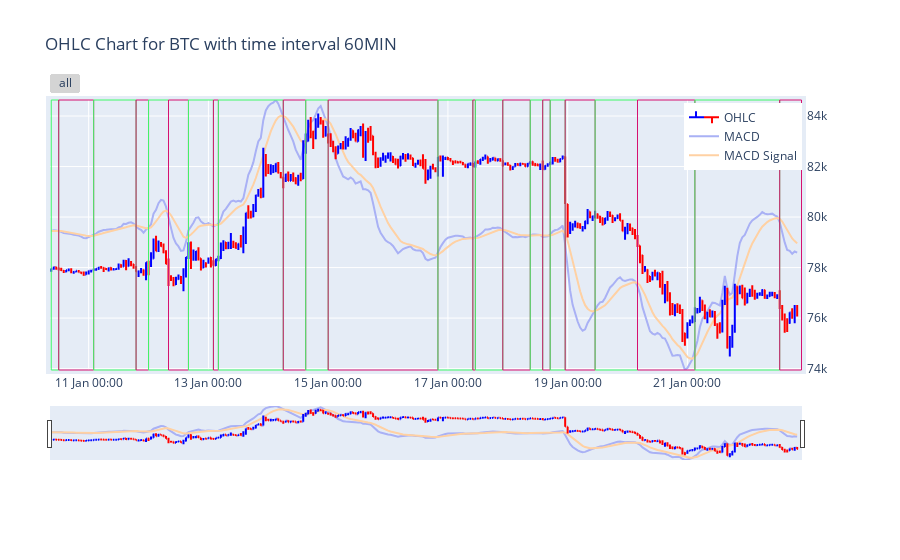
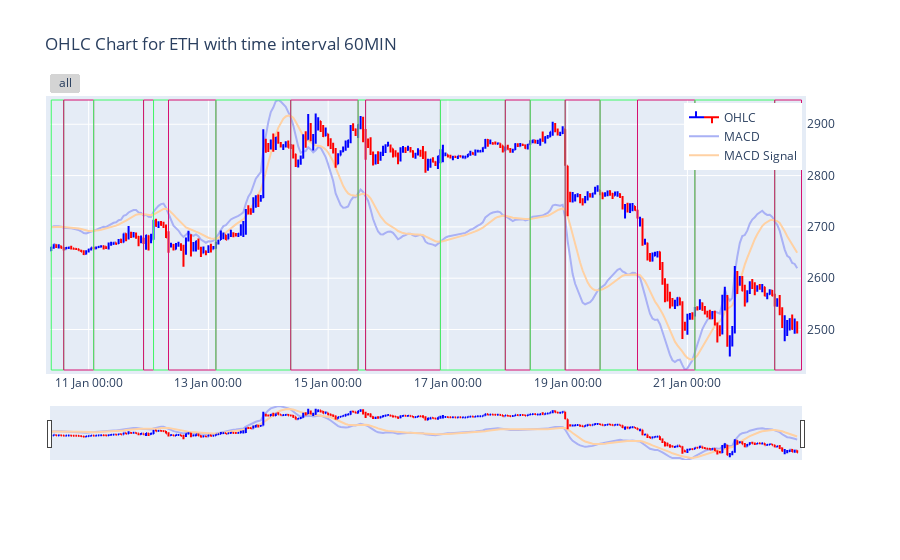
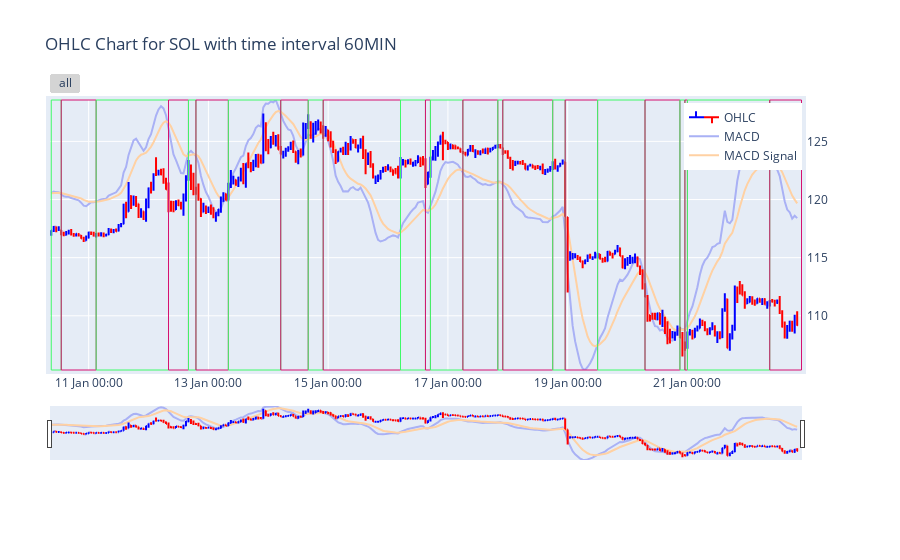
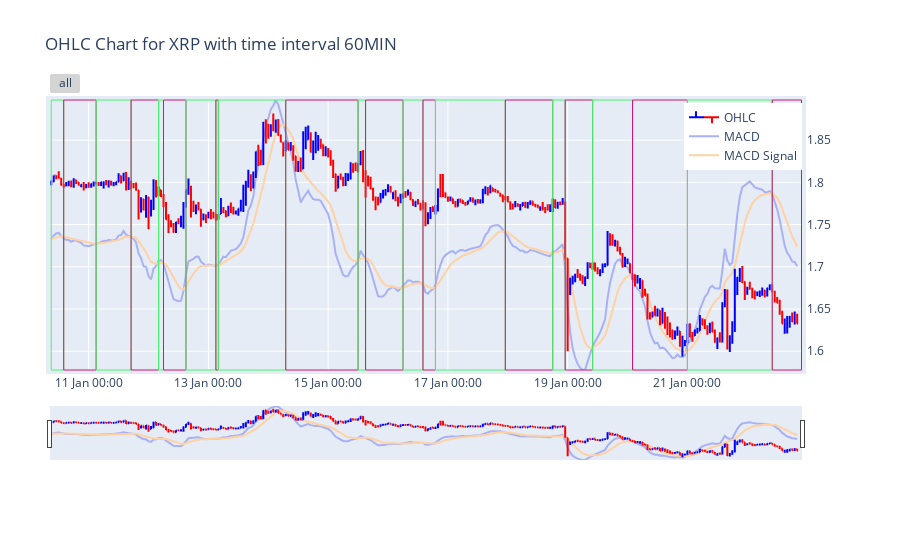

Write notebook code for charts like these, in order.
### Code cell
# CHANGE HERE: 1MIN, 15MIN, 60MIN, DAILY
granularity = '60MIN'  # Set the desired granularity for the chart (options: '1MIN', '15MIN', '60MIN', 'DAILY')

# Loop through each cryptocurrency in the MY_CRYPTO_CURRENCIES list
for currency in MY_CRYPTO_CURRENCIES:
    # Filter data for the specific currency and granularity from the df_history_enhanced DataFrame
    df_history_for_chart = df_history_enhanced.query(f'granularity == \'{granularity}\' and base_currency == \'{currency}\'').copy()
    
    # Filter data for the specific currency and granularity from the df_history_market_trend_intervals DataFrame
    df_history_market_trend_for_chart = df_history_market_trend_intervals.query(f'granularity == \'{granularity}\' and base_currency == \'{currency}\'').copy()
    
    # Get the minimum and maximum values of the MACD for the chart's y-axis range
    macd_min = df_history_for_chart['MACD'].min()
    macd_max = df_history_for_chart['MACD'].max()
    
    # Create a figure with secondary y-axis support for multiple traces
    fig = make_subplots(specs=[[{"secondary_y": True}]])
    
    # Add OHLC (Open, High, Low, Close) data to the chart, including color customization for increasing and decreasing candles
    fig.add_trace(go.Ohlc(
        x=df_history_for_chart['date'],
        open=df_history_for_chart['open'],
        high=df_history_for_chart['high'],
        low=df_history_for_chart['low'],
        close=df_history_for_chart['close'],
        increasing_line_color=CANDLE_INCREASE_COLOR,  # Set the color for increasing candles
        decreasing_line_color=CANDLE_DECREASE_COLOR,  # Set the color for decreasing candles
        name='OHLC'), secondary_y=True)
    
    # Add MACD (Moving Average Convergence Divergence) data to the chart
    fig.add_trace(go.Scatter(
        x=df_history_for_chart['date'],
        y=df_history_for_chart['MACD'],
        name='MACD',
        line=dict(color=MACD_COLOR),  # Set the color for the MACD line
        mode='lines'), secondary_y=False)
    
    # Add MACD Signal data to the chart (the signal line for MACD)
    fig.add_trace(go.Scatter(
        x=df_history_for_chart['date'],
        y=df_history_for_chart['MACD_signal'],
        name='MACD Signal',
        line=dict(color=MACD_SIGNAL_COLOR),  # Set the color for the MACD Signal line
        mode='lines'), secondary_y=False)
    
    # Loop through the market trend intervals for the current currency to add vertical rectangles indicating trend periods
    for i in range(df_history_market_trend_for_chart['base_currency'].count()):
        fig.add_vrect(
            x0=df_history_market_trend_for_chart.iloc[i]['start_date'],  # Start of the trend interval
            x1=df_history_market_trend_for_chart.iloc[i]['finish_date'],  # End of the trend interval
            col=1,
            # Optional: You can set the fill color for the rectangle, currently commented out
            line=dict(color=df_history_market_trend_for_chart.iloc[i]['color']),  # Set the line color of the rectangle (based on the trend)
            opacity=1.0,
            line_width=1
        )
    
    # Update the layout of the figure to set various chart properties
    fig.update_layout(
        title=f'OHLC Chart for {currency} with time interval {granularity}',  # Set chart title
        hovermode='x unified',  # Set hover mode to show data across the x-axis
        legend=dict(yanchor="top", y=0.99, xanchor="right", x=0.94),  # Position the legend
        template=PLOTLY_TEMPLATE,  # Set the plot template (style)
        yaxis_range=[macd_min, macd_max],  # Set the y-axis range based on the MACD data
        yaxis1_showgrid=False,  # Hide grid lines for the primary y-axis
        yaxis1_showticklabels=False,  # Hide tick labels for the primary y-axis
        yaxis1_zeroline=False,  # Hide the zero line for the primary y-axis
        margin=dict(
            l=50,  # Left margin
            r=50,  # Right margin
            b=100,  # Bottom margin
            t=100,  # Top margin
            pad=4  # Padding for the margins
        ),
        xaxis=dict(
            rangeselector=dict(
                buttons=[dict(step="all")]  # Set the range selector to show all data
            ),
            rangeslider=dict(visible=True),  # Add a range slider below the x-axis
            type="date"  # Set the x-axis to represent dates
        )
    )
    
    # Set the x-axis tick format depending on the granularity (time interval)
    if granularity == 'DAILY':
        fig.update_layout(xaxis_tickformat='%d %b (%a)')  # Format the date as day/month (week day)
    else:
        fig.update_layout(xaxis_tickformat='%d %b %H:%M')  # Format the date as day/month hour:minute
    
    # Display the figure
    fig.show()

### Figure 1 — Plotly figure (JSON) as saved in the notebook; plotly's stock layout.template omitted (floating-point values rounded to 4 significant figures; data arrays with more than 128 entries replaced by an {"elided": "..."} marker saying what was removed)
{"data": [{"close": {"elided": "300 float values"}, "decreasing": {"line": {"color": "red"}}, "high": {"elided": "300 float values"}, "increasing": {"line": {"color": "blue"}}, "low": {"elided": "300 float values"}, "name": "OHLC", "open": {"elided": "300 float values"}, "type": "ohlc", "x": {"elided": "300 str values"}, "xaxis": "x", "yaxis": "y2"}, {"line": {"color": "#A9B1F5"}, "mode": "lines", "name": "MACD", "type": "scatter", "x": {"elided": "300 str values"}, "xaxis": "x", "y": {"elided": "300 float values"}, "yaxis": "y"}, {"line": {"color": "#FFD1A3"}, "mode": "lines", "name": "MACD Signal", "type": "scatter", "x": {"elided": "300 str values"}, "xaxis": "x", "y": {"elided": "300 float values"}, "yaxis": "y"}], "layout": {"hovermode": "x unified", "legend": {"x": 0.94, "xanchor": "right", "y": 0.99, "yanchor": "top"}, "margin": {"b": 100, "l": 50, "pad": 4, "r": 50, "t": 100}, "shapes": [{"line": {"color": "#3FFA68", "width": 1}, "opacity": 1, "type": "rect", "x0": "2026-01-10T09:00:00", "x1": "2026-01-10T12:00:00", "xref": "x", "y0": 0, "y1": 1, "yref": "y domain"}, {"line": {"color": "#D61170", "width": 1}, "opacity": 1, "type": "rect", "x0": "2026-01-10T12:00:00", "x1": "2026-01-11T02:00:00", "xref": "x", "y0": 0, "y1": 1, "yref": "y domain"}, {"line": {"color": "#3FFA68", "width": 1}, "opacity": 1, "type": "rect", "x0": "2026-01-11T02:00:00", "x1": "2026-01-11T19:00:00", "xref": "x", "y0": 0, "y1": 1, "yref": "y domain"}, {"line": {"color": "#D61170", "width": 1}, "opacity": 1, "type": "rect", "x0": "2026-01-11T19:00:00", "x1": "2026-01-12T00:00:00", "xref": "x", "y0": 0, "y1": 1, "yref": "y domain"}, {"line": {"color": "#3FFA68", "width": 1}, "opacity": 1, "type": "rect", "x0": "2026-01-12T00:00:00", "x1": "2026-01-12T08:00:00", "xref": "x", "y0": 0, "y1": 1, "yref": "y domain"}, {"line": {"color": "#D61170", "width": 1}, "opacity": 1, "type": "rect", "x0": "2026-01-12T08:00:00", "x1": "2026-01-12T16:00:00", "xref": "x", "y0": 0, "y1": 1, "yref": "y domain"}, {"line": {"color": "#3FFA68", "width": 1}, "opacity": 1, "type": "rect", "x0": "2026-01-12T16:00:00", "x1": "2026-01-13T02:00:00", "xref": "x", "y0": 0, "y1": 1, "yref": "y domain"}, {"line": {"color": "#D61170", "width": 1}, "opacity": 1, "type": "rect", "x0": "2026-01-13T02:00:00", "x1": "2026-01-13T04:00:00", "xref": "x", "y0": 0, "y1": 1, "yref": "y domain"}, {"line": {"color": "#3FFA68", "width": 1}, "opacity": 1, "type": "rect", "x0": "2026-01-13T04:00:00", "x1": "2026-01-14T06:00:00", "xref": "x", "y0": 0, "y1": 1, "yref": "y domain"}, {"line": {"color": "#D61170", "width": 1}, "opacity": 1, "type": "rect", "x0": "2026-01-14T06:00:00", "x1": "2026-01-14T15:00:00", "xref": "x", "y0": 0, "y1": 1, "yref": "y domain"}, {"line": {"color": "#3FFA68", "width": 1}, "opacity": 1, "type": "rect", "x0": "2026-01-14T15:00:00", "x1": "2026-01-15T00:00:00", "xref": "x", "y0": 0, "y1": 1, "yref": "y domain"}, {"line": {"color": "#D61170", "width": 1}, "opacity": 1, "type": "rect", "x0": "2026-01-15T00:00:00", "x1": "2026-01-16T20:00:00", "xref": "x", "y0": 0, "y1": 1, "yref": "y domain"}, {"line": {"color": "#3FFA68", "width": 1}, "opacity": 1, "type": "rect", "x0": "2026-01-16T20:00:00", "x1": "2026-01-17T10:00:00", "xref": "x", "y0": 0, "y1": 1, "yref": "y domain"}, {"line": {"color": "#D61170", "width": 1}, "opacity": 1, "type": "rect", "x0": "2026-01-17T10:00:00", "x1": "2026-01-17T11:00:00", "xref": "x", "y0": 0, "y1": 1, "yref": "y domain"}, {"line": {"color": "#3FFA68", "width": 1}, "opacity": 1, "type": "rect", "x0": "2026-01-17T11:00:00", "x1": "2026-01-17T22:00:00", "xref": "x", "y0": 0, "y1": 1, "yref": "y domain"}, {"line": {"color": "#D61170", "width": 1}, "opacity": 1, "type": "rect", "x0": "2026-01-17T22:00:00", "x1": "2026-01-18T09:00:00", "xref": "x", "y0": 0, "y1": 1, "yref": "y domain"}, {"line": {"color": "#3FFA68", "width": 1}, "opacity": 1, "type": "rect", "x0": "2026-01-18T09:00:00", "x1": "2026-01-18T14:00:00", "xref": "x", "y0": 0, "y1": 1, "yref": "y domain"}, {"line": {"color": "#D61170", "width": 1}, "opacity": 1, "type": "rect", "x0": "2026-01-18T14:00:00", "x1": "2026-01-18T17:00:00", "xref": "x", "y0": 0, "y1": 1, "yref": "y domain"}, {"line": {"color": "#3FFA68", "width": 1}, "opacity": 1, "type": "rect", "x0": "2026-01-18T17:00:00", "x1": "2026-01-18T23:00:00", "xref": "x", "y0": 0, "y1": 1, "yref": "y domain"}, {"line": {"color": "#D61170", "width": 1}, "opacity": 1, "type": "rect", "x0": "2026-01-18T23:00:00", "x1": "2026-01-19T11:00:00", "xref": "x", "y0": 0, "y1": 1, "yref": "y domain"}, {"line": {"color": "#3FFA68", "width": 1}, "opacity": 1, "type": "rect", "x0": "2026-01-19T11:00:00", "x1": "2026-01-20T04:00:00", "xref": "x", "y0": 0, "y1": 1, "yref": "y domain"}, {"line": {"color": "#D61170", "width": 1}, "opacity": 1, "type": "rect", "x0": "2026-01-20T04:00:00", "x1": "2026-01-21T03:00:00", "xref": "x", "y0": 0, "y1": 1, "yref": "y domain"}, {"line": {"color": "#3FFA68", "width": 1}, "opacity": 1, "type": "rect", "x0": "2026-01-21T03:00:00", "x1": "2026-01-22T13:00:00", "xref": "x", "y0": 0, "y1": 1, "yref": "y domain"}, {"line": {"color": "#D61170", "width": 1}, "opacity": 1, "type": "rect", "x0": "2026-01-22T13:00:00", "x1": "2026-01-22T21:43:56.510741", "xref": "x", "y0": 0, "y1": 1, "yref": "y domain"}], "title": {"text": "OHLC Chart for BTC with time interval 60MIN"}, "xaxis": {"anchor": "y", "domain": [0, 0.94], "rangeselector": {"buttons": [{"step": "all"}]}, "rangeslider": {"visible": true}, "tickformat": "%d %b %H:%M", "type": "date"}, "yaxis": {"anchor": "x", "domain": [0, 1], "range": [-957.6, 901.6], "showgrid": false, "showticklabels": false, "zeroline": false}, "yaxis2": {"anchor": "x", "overlaying": "y", "side": "right"}}}

### Figure 2 — Plotly figure (JSON) as saved in the notebook; plotly's stock layout.template omitted (floating-point values rounded to 4 significant figures; data arrays with more than 128 entries replaced by an {"elided": "..."} marker saying what was removed)
{"data": [{"close": {"elided": "300 float values"}, "decreasing": {"line": {"color": "red"}}, "high": {"elided": "300 float values"}, "increasing": {"line": {"color": "blue"}}, "low": {"elided": "300 float values"}, "name": "OHLC", "open": {"elided": "300 float values"}, "type": "ohlc", "x": {"elided": "300 str values"}, "xaxis": "x", "yaxis": "y2"}, {"line": {"color": "#A9B1F5"}, "mode": "lines", "name": "MACD", "type": "scatter", "x": {"elided": "300 str values"}, "xaxis": "x", "y": {"elided": "300 float values"}, "yaxis": "y"}, {"line": {"color": "#FFD1A3"}, "mode": "lines", "name": "MACD Signal", "type": "scatter", "x": {"elided": "300 str values"}, "xaxis": "x", "y": {"elided": "300 float values"}, "yaxis": "y"}], "layout": {"hovermode": "x unified", "legend": {"x": 0.94, "xanchor": "right", "y": 0.99, "yanchor": "top"}, "margin": {"b": 100, "l": 50, "pad": 4, "r": 50, "t": 100}, "shapes": [{"line": {"color": "#3FFA68", "width": 1}, "opacity": 1, "type": "rect", "x0": "2026-01-10T09:00:00", "x1": "2026-01-10T14:00:00", "xref": "x", "y0": 0, "y1": 1, "yref": "y domain"}, {"line": {"color": "#D61170", "width": 1}, "opacity": 1, "type": "rect", "x0": "2026-01-10T14:00:00", "x1": "2026-01-11T02:00:00", "xref": "x", "y0": 0, "y1": 1, "yref": "y domain"}, {"line": {"color": "#3FFA68", "width": 1}, "opacity": 1, "type": "rect", "x0": "2026-01-11T02:00:00", "x1": "2026-01-11T22:00:00", "xref": "x", "y0": 0, "y1": 1, "yref": "y domain"}, {"line": {"color": "#D61170", "width": 1}, "opacity": 1, "type": "rect", "x0": "2026-01-11T22:00:00", "x1": "2026-01-12T02:00:00", "xref": "x", "y0": 0, "y1": 1, "yref": "y domain"}, {"line": {"color": "#3FFA68", "width": 1}, "opacity": 1, "type": "rect", "x0": "2026-01-12T02:00:00", "x1": "2026-01-12T08:00:00", "xref": "x", "y0": 0, "y1": 1, "yref": "y domain"}, {"line": {"color": "#D61170", "width": 1}, "opacity": 1, "type": "rect", "x0": "2026-01-12T08:00:00", "x1": "2026-01-13T03:00:00", "xref": "x", "y0": 0, "y1": 1, "yref": "y domain"}, {"line": {"color": "#3FFA68", "width": 1}, "opacity": 1, "type": "rect", "x0": "2026-01-13T03:00:00", "x1": "2026-01-14T09:00:00", "xref": "x", "y0": 0, "y1": 1, "yref": "y domain"}, {"line": {"color": "#D61170", "width": 1}, "opacity": 1, "type": "rect", "x0": "2026-01-14T09:00:00", "x1": "2026-01-15T12:00:00", "xref": "x", "y0": 0, "y1": 1, "yref": "y domain"}, {"line": {"color": "#3FFA68", "width": 1}, "opacity": 1, "type": "rect", "x0": "2026-01-15T12:00:00", "x1": "2026-01-15T15:00:00", "xref": "x", "y0": 0, "y1": 1, "yref": "y domain"}, {"line": {"color": "#D61170", "width": 1}, "opacity": 1, "type": "rect", "x0": "2026-01-15T15:00:00", "x1": "2026-01-16T21:00:00", "xref": "x", "y0": 0, "y1": 1, "yref": "y domain"}, {"line": {"color": "#3FFA68", "width": 1}, "opacity": 1, "type": "rect", "x0": "2026-01-16T21:00:00", "x1": "2026-01-17T23:00:00", "xref": "x", "y0": 0, "y1": 1, "yref": "y domain"}, {"line": {"color": "#D61170", "width": 1}, "opacity": 1, "type": "rect", "x0": "2026-01-17T23:00:00", "x1": "2026-01-18T09:00:00", "xref": "x", "y0": 0, "y1": 1, "yref": "y domain"}, {"line": {"color": "#3FFA68", "width": 1}, "opacity": 1, "type": "rect", "x0": "2026-01-18T09:00:00", "x1": "2026-01-18T23:00:00", "xref": "x", "y0": 0, "y1": 1, "yref": "y domain"}, {"line": {"color": "#D61170", "width": 1}, "opacity": 1, "type": "rect", "x0": "2026-01-18T23:00:00", "x1": "2026-01-19T13:00:00", "xref": "x", "y0": 0, "y1": 1, "yref": "y domain"}, {"line": {"color": "#3FFA68", "width": 1}, "opacity": 1, "type": "rect", "x0": "2026-01-19T13:00:00", "x1": "2026-01-20T04:00:00", "xref": "x", "y0": 0, "y1": 1, "yref": "y domain"}, {"line": {"color": "#D61170", "width": 1}, "opacity": 1, "type": "rect", "x0": "2026-01-20T04:00:00", "x1": "2026-01-21T03:00:00", "xref": "x", "y0": 0, "y1": 1, "yref": "y domain"}, {"line": {"color": "#3FFA68", "width": 1}, "opacity": 1, "type": "rect", "x0": "2026-01-21T03:00:00", "x1": "2026-01-22T11:00:00", "xref": "x", "y0": 0, "y1": 1, "yref": "y domain"}, {"line": {"color": "#D61170", "width": 1}, "opacity": 1, "type": "rect", "x0": "2026-01-22T11:00:00", "x1": "2026-01-22T21:43:56.569794", "xref": "x", "y0": 0, "y1": 1, "yref": "y domain"}], "title": {"text": "OHLC Chart for ETH with time interval 60MIN"}, "xaxis": {"anchor": "y", "domain": [0, 0.94], "rangeselector": {"buttons": [{"step": "all"}]}, "rangeslider": {"visible": true}, "tickformat": "%d %b %H:%M", "type": "date"}, "yaxis": {"anchor": "x", "domain": [0, 1], "range": [-55.77, 49.81], "showgrid": false, "showticklabels": false, "zeroline": false}, "yaxis2": {"anchor": "x", "overlaying": "y", "side": "right"}}}

### Figure 3 — Plotly figure (JSON) as saved in the notebook; plotly's stock layout.template omitted (floating-point values rounded to 4 significant figures; data arrays with more than 128 entries replaced by an {"elided": "..."} marker saying what was removed)
{"data": [{"close": {"elided": "300 float values"}, "decreasing": {"line": {"color": "red"}}, "high": {"elided": "300 float values"}, "increasing": {"line": {"color": "blue"}}, "low": {"elided": "300 float values"}, "name": "OHLC", "open": {"elided": "300 float values"}, "type": "ohlc", "x": {"elided": "300 str values"}, "xaxis": "x", "yaxis": "y2"}, {"line": {"color": "#A9B1F5"}, "mode": "lines", "name": "MACD", "type": "scatter", "x": {"elided": "300 str values"}, "xaxis": "x", "y": {"elided": "300 float values"}, "yaxis": "y"}, {"line": {"color": "#FFD1A3"}, "mode": "lines", "name": "MACD Signal", "type": "scatter", "x": {"elided": "300 str values"}, "xaxis": "x", "y": {"elided": "300 float values"}, "yaxis": "y"}], "layout": {"hovermode": "x unified", "legend": {"x": 0.94, "xanchor": "right", "y": 0.99, "yanchor": "top"}, "margin": {"b": 100, "l": 50, "pad": 4, "r": 50, "t": 100}, "shapes": [{"line": {"color": "#3FFA68", "width": 1}, "opacity": 1, "type": "rect", "x0": "2026-01-10T09:00:00", "x1": "2026-01-10T13:00:00", "xref": "x", "y0": 0, "y1": 1, "yref": "y domain"}, {"line": {"color": "#D61170", "width": 1}, "opacity": 1, "type": "rect", "x0": "2026-01-10T13:00:00", "x1": "2026-01-11T03:00:00", "xref": "x", "y0": 0, "y1": 1, "yref": "y domain"}, {"line": {"color": "#3FFA68", "width": 1}, "opacity": 1, "type": "rect", "x0": "2026-01-11T03:00:00", "x1": "2026-01-12T08:00:00", "xref": "x", "y0": 0, "y1": 1, "yref": "y domain"}, {"line": {"color": "#D61170", "width": 1}, "opacity": 1, "type": "rect", "x0": "2026-01-12T08:00:00", "x1": "2026-01-12T16:00:00", "xref": "x", "y0": 0, "y1": 1, "yref": "y domain"}, {"line": {"color": "#3FFA68", "width": 1}, "opacity": 1, "type": "rect", "x0": "2026-01-12T16:00:00", "x1": "2026-01-12T19:00:00", "xref": "x", "y0": 0, "y1": 1, "yref": "y domain"}, {"line": {"color": "#D61170", "width": 1}, "opacity": 1, "type": "rect", "x0": "2026-01-12T19:00:00", "x1": "2026-01-13T08:00:00", "xref": "x", "y0": 0, "y1": 1, "yref": "y domain"}, {"line": {"color": "#3FFA68", "width": 1}, "opacity": 1, "type": "rect", "x0": "2026-01-13T08:00:00", "x1": "2026-01-14T05:00:00", "xref": "x", "y0": 0, "y1": 1, "yref": "y domain"}, {"line": {"color": "#D61170", "width": 1}, "opacity": 1, "type": "rect", "x0": "2026-01-14T05:00:00", "x1": "2026-01-14T16:00:00", "xref": "x", "y0": 0, "y1": 1, "yref": "y domain"}, {"line": {"color": "#3FFA68", "width": 1}, "opacity": 1, "type": "rect", "x0": "2026-01-14T16:00:00", "x1": "2026-01-14T22:00:00", "xref": "x", "y0": 0, "y1": 1, "yref": "y domain"}, {"line": {"color": "#D61170", "width": 1}, "opacity": 1, "type": "rect", "x0": "2026-01-14T22:00:00", "x1": "2026-01-16T05:00:00", "xref": "x", "y0": 0, "y1": 1, "yref": "y domain"}, {"line": {"color": "#3FFA68", "width": 1}, "opacity": 1, "type": "rect", "x0": "2026-01-16T05:00:00", "x1": "2026-01-16T15:00:00", "xref": "x", "y0": 0, "y1": 1, "yref": "y domain"}, {"line": {"color": "#D61170", "width": 1}, "opacity": 1, "type": "rect", "x0": "2026-01-16T15:00:00", "x1": "2026-01-16T17:00:00", "xref": "x", "y0": 0, "y1": 1, "yref": "y domain"}, {"line": {"color": "#3FFA68", "width": 1}, "opacity": 1, "type": "rect", "x0": "2026-01-16T17:00:00", "x1": "2026-01-17T06:00:00", "xref": "x", "y0": 0, "y1": 1, "yref": "y domain"}, {"line": {"color": "#D61170", "width": 1}, "opacity": 1, "type": "rect", "x0": "2026-01-17T06:00:00", "x1": "2026-01-17T20:00:00", "xref": "x", "y0": 0, "y1": 1, "yref": "y domain"}, {"line": {"color": "#3FFA68", "width": 1}, "opacity": 1, "type": "rect", "x0": "2026-01-17T20:00:00", "x1": "2026-01-17T22:00:00", "xref": "x", "y0": 0, "y1": 1, "yref": "y domain"}, {"line": {"color": "#D61170", "width": 1}, "opacity": 1, "type": "rect", "x0": "2026-01-17T22:00:00", "x1": "2026-01-18T18:00:00", "xref": "x", "y0": 0, "y1": 1, "yref": "y domain"}, {"line": {"color": "#3FFA68", "width": 1}, "opacity": 1, "type": "rect", "x0": "2026-01-18T18:00:00", "x1": "2026-01-18T23:00:00", "xref": "x", "y0": 0, "y1": 1, "yref": "y domain"}, {"line": {"color": "#D61170", "width": 1}, "opacity": 1, "type": "rect", "x0": "2026-01-18T23:00:00", "x1": "2026-01-19T12:00:00", "xref": "x", "y0": 0, "y1": 1, "yref": "y domain"}, {"line": {"color": "#3FFA68", "width": 1}, "opacity": 1, "type": "rect", "x0": "2026-01-19T12:00:00", "x1": "2026-01-20T07:00:00", "xref": "x", "y0": 0, "y1": 1, "yref": "y domain"}, {"line": {"color": "#D61170", "width": 1}, "opacity": 1, "type": "rect", "x0": "2026-01-20T07:00:00", "x1": "2026-01-20T21:00:00", "xref": "x", "y0": 0, "y1": 1, "yref": "y domain"}, {"line": {"color": "#3FFA68", "width": 1}, "opacity": 1, "type": "rect", "x0": "2026-01-20T21:00:00", "x1": "2026-01-20T23:00:00", "xref": "x", "y0": 0, "y1": 1, "yref": "y domain"}, {"line": {"color": "#D61170", "width": 1}, "opacity": 1, "type": "rect", "x0": "2026-01-20T23:00:00", "x1": "2026-01-21T00:00:00", "xref": "x", "y0": 0, "y1": 1, "yref": "y domain"}, {"line": {"color": "#3FFA68", "width": 1}, "opacity": 1, "type": "rect", "x0": "2026-01-21T00:00:00", "x1": "2026-01-22T09:00:00", "xref": "x", "y0": 0, "y1": 1, "yref": "y domain"}, {"line": {"color": "#D61170", "width": 1}, "opacity": 1, "type": "rect", "x0": "2026-01-22T09:00:00", "x1": "2026-01-22T21:43:56.650715", "xref": "x", "y0": 0, "y1": 1, "yref": "y domain"}], "title": {"text": "OHLC Chart for SOL with time interval 60MIN"}, "xaxis": {"anchor": "y", "domain": [0, 0.94], "rangeselector": {"buttons": [{"step": "all"}]}, "rangeslider": {"visible": true}, "tickformat": "%d %b %H:%M", "type": "date"}, "yaxis": {"anchor": "x", "domain": [0, 1], "range": [-2.348, 1.24], "showgrid": false, "showticklabels": false, "zeroline": false}, "yaxis2": {"anchor": "x", "overlaying": "y", "side": "right"}}}

### Figure 4 — Plotly figure (JSON) as saved in the notebook; plotly's stock layout.template omitted (floating-point values rounded to 4 significant figures; data arrays with more than 128 entries replaced by an {"elided": "..."} marker saying what was removed)
{"data": [{"close": {"elided": "300 float values"}, "decreasing": {"line": {"color": "red"}}, "high": {"elided": "300 float values"}, "increasing": {"line": {"color": "blue"}}, "low": {"elided": "300 float values"}, "name": "OHLC", "open": {"elided": "300 float values"}, "type": "ohlc", "x": {"elided": "300 str values"}, "xaxis": "x", "yaxis": "y2"}, {"line": {"color": "#A9B1F5"}, "mode": "lines", "name": "MACD", "type": "scatter", "x": {"elided": "300 str values"}, "xaxis": "x", "y": {"elided": "300 float values"}, "yaxis": "y"}, {"line": {"color": "#FFD1A3"}, "mode": "lines", "name": "MACD Signal", "type": "scatter", "x": {"elided": "300 str values"}, "xaxis": "x", "y": {"elided": "300 float values"}, "yaxis": "y"}], "layout": {"hovermode": "x unified", "legend": {"x": 0.94, "xanchor": "right", "y": 0.99, "yanchor": "top"}, "margin": {"b": 100, "l": 50, "pad": 4, "r": 50, "t": 100}, "shapes": [{"line": {"color": "#3FFA68", "width": 1}, "opacity": 1, "type": "rect", "x0": "2026-01-10T09:00:00", "x1": "2026-01-10T14:00:00", "xref": "x", "y0": 0, "y1": 1, "yref": "y domain"}, {"line": {"color": "#D61170", "width": 1}, "opacity": 1, "type": "rect", "x0": "2026-01-10T14:00:00", "x1": "2026-01-11T03:00:00", "xref": "x", "y0": 0, "y1": 1, "yref": "y domain"}, {"line": {"color": "#3FFA68", "width": 1}, "opacity": 1, "type": "rect", "x0": "2026-01-11T03:00:00", "x1": "2026-01-11T17:00:00", "xref": "x", "y0": 0, "y1": 1, "yref": "y domain"}, {"line": {"color": "#D61170", "width": 1}, "opacity": 1, "type": "rect", "x0": "2026-01-11T17:00:00", "x1": "2026-01-12T04:00:00", "xref": "x", "y0": 0, "y1": 1, "yref": "y domain"}, {"line": {"color": "#3FFA68", "width": 1}, "opacity": 1, "type": "rect", "x0": "2026-01-12T04:00:00", "x1": "2026-01-12T06:00:00", "xref": "x", "y0": 0, "y1": 1, "yref": "y domain"}, {"line": {"color": "#D61170", "width": 1}, "opacity": 1, "type": "rect", "x0": "2026-01-12T06:00:00", "x1": "2026-01-12T15:00:00", "xref": "x", "y0": 0, "y1": 1, "yref": "y domain"}, {"line": {"color": "#3FFA68", "width": 1}, "opacity": 1, "type": "rect", "x0": "2026-01-12T15:00:00", "x1": "2026-01-13T03:00:00", "xref": "x", "y0": 0, "y1": 1, "yref": "y domain"}, {"line": {"color": "#D61170", "width": 1}, "opacity": 1, "type": "rect", "x0": "2026-01-13T03:00:00", "x1": "2026-01-13T04:00:00", "xref": "x", "y0": 0, "y1": 1, "yref": "y domain"}, {"line": {"color": "#3FFA68", "width": 1}, "opacity": 1, "type": "rect", "x0": "2026-01-13T04:00:00", "x1": "2026-01-14T07:00:00", "xref": "x", "y0": 0, "y1": 1, "yref": "y domain"}, {"line": {"color": "#D61170", "width": 1}, "opacity": 1, "type": "rect", "x0": "2026-01-14T07:00:00", "x1": "2026-01-15T12:00:00", "xref": "x", "y0": 0, "y1": 1, "yref": "y domain"}, {"line": {"color": "#3FFA68", "width": 1}, "opacity": 1, "type": "rect", "x0": "2026-01-15T12:00:00", "x1": "2026-01-15T15:00:00", "xref": "x", "y0": 0, "y1": 1, "yref": "y domain"}, {"line": {"color": "#D61170", "width": 1}, "opacity": 1, "type": "rect", "x0": "2026-01-15T15:00:00", "x1": "2026-01-16T06:00:00", "xref": "x", "y0": 0, "y1": 1, "yref": "y domain"}, {"line": {"color": "#3FFA68", "width": 1}, "opacity": 1, "type": "rect", "x0": "2026-01-16T06:00:00", "x1": "2026-01-16T14:00:00", "xref": "x", "y0": 0, "y1": 1, "yref": "y domain"}, {"line": {"color": "#D61170", "width": 1}, "opacity": 1, "type": "rect", "x0": "2026-01-16T14:00:00", "x1": "2026-01-16T19:00:00", "xref": "x", "y0": 0, "y1": 1, "yref": "y domain"}, {"line": {"color": "#3FFA68", "width": 1}, "opacity": 1, "type": "rect", "x0": "2026-01-16T19:00:00", "x1": "2026-01-17T23:00:00", "xref": "x", "y0": 0, "y1": 1, "yref": "y domain"}, {"line": {"color": "#D61170", "width": 1}, "opacity": 1, "type": "rect", "x0": "2026-01-17T23:00:00", "x1": "2026-01-18T18:00:00", "xref": "x", "y0": 0, "y1": 1, "yref": "y domain"}, {"line": {"color": "#3FFA68", "width": 1}, "opacity": 1, "type": "rect", "x0": "2026-01-18T18:00:00", "x1": "2026-01-18T23:00:00", "xref": "x", "y0": 0, "y1": 1, "yref": "y domain"}, {"line": {"color": "#D61170", "width": 1}, "opacity": 1, "type": "rect", "x0": "2026-01-18T23:00:00", "x1": "2026-01-19T10:00:00", "xref": "x", "y0": 0, "y1": 1, "yref": "y domain"}, {"line": {"color": "#3FFA68", "width": 1}, "opacity": 1, "type": "rect", "x0": "2026-01-19T10:00:00", "x1": "2026-01-20T02:00:00", "xref": "x", "y0": 0, "y1": 1, "yref": "y domain"}, {"line": {"color": "#D61170", "width": 1}, "opacity": 1, "type": "rect", "x0": "2026-01-20T02:00:00", "x1": "2026-01-21T00:00:00", "xref": "x", "y0": 0, "y1": 1, "yref": "y domain"}, {"line": {"color": "#3FFA68", "width": 1}, "opacity": 1, "type": "rect", "x0": "2026-01-21T00:00:00", "x1": "2026-01-22T10:00:00", "xref": "x", "y0": 0, "y1": 1, "yref": "y domain"}, {"line": {"color": "#D61170", "width": 1}, "opacity": 1, "type": "rect", "x0": "2026-01-22T10:00:00", "x1": "2026-01-22T21:43:56.717423", "xref": "x", "y0": 0, "y1": 1, "yref": "y domain"}], "title": {"text": "OHLC Chart for XRP with time interval 60MIN"}, "xaxis": {"anchor": "y", "domain": [0, 0.94], "rangeselector": {"buttons": [{"step": "all"}]}, "rangeslider": {"visible": true}, "tickformat": "%d %b %H:%M", "type": "date"}, "yaxis": {"anchor": "x", "domain": [0, 1], "range": [-0.02463, 0.02598], "showgrid": false, "showticklabels": false, "zeroline": false}, "yaxis2": {"anchor": "x", "overlaying": "y", "side": "right"}}}
